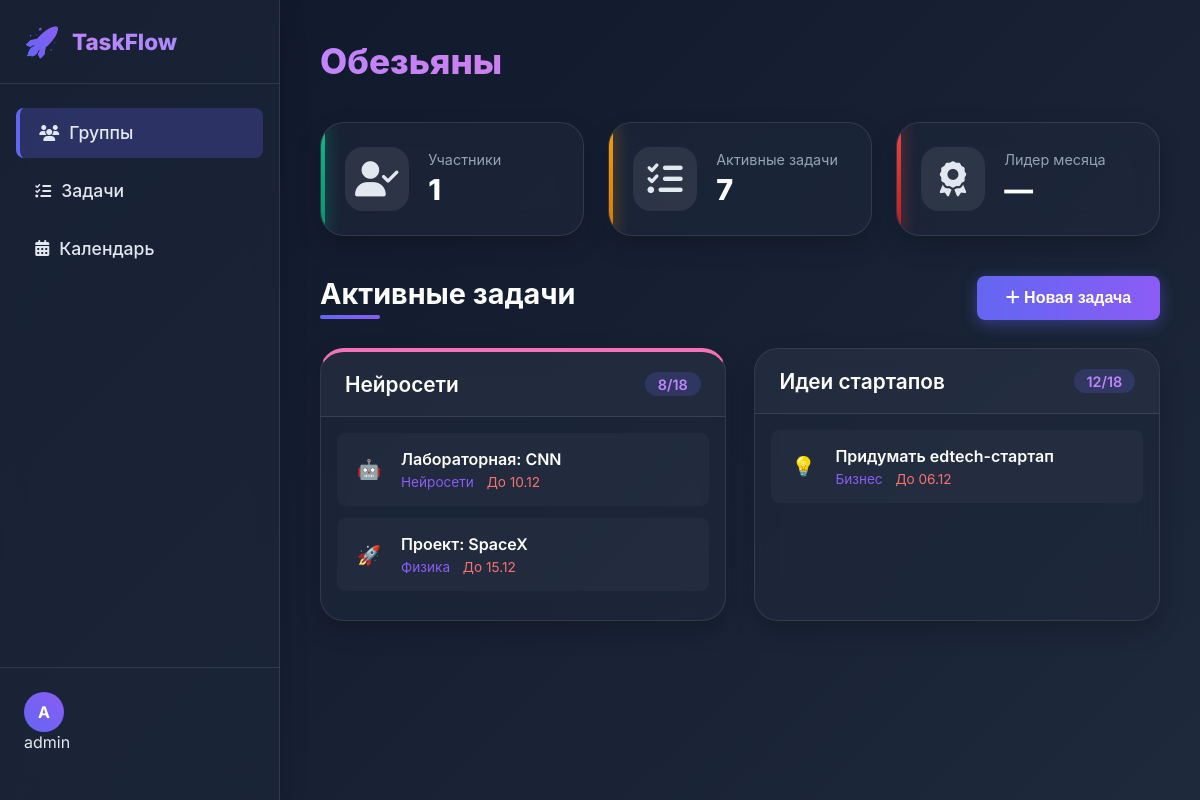
The app's page /group/4/ (signed in), older data.
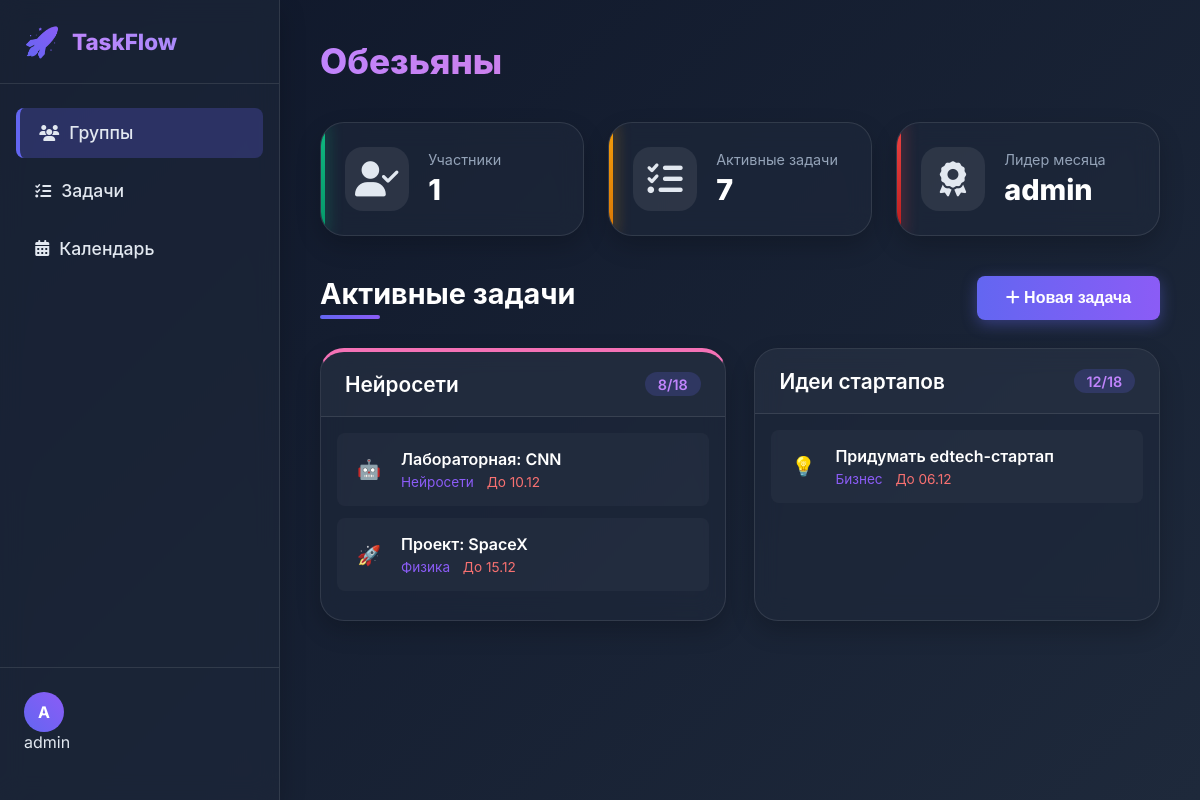
The same page, newer data.
### tasks/models.py (models this page shows, shortened)
class UserStats(models.Model):
    streak = models.PositiveIntegerField(default=0)
    total_points = models.PositiveIntegerField(default=0)
    last_completed_date = models.DateField(null=True, blank=True)
    user = models.OneToOneField(User, on_delete=models.CASCADE, related_name="stats")

### tasks/views.py (the view)
# urls.py: path('group/<int:group_id>/', task_views.group_detail, name='group_detail'),
@login_required
def group_detail(request, group_id):
    group = get_object_or_404(ClassGroup, id=group_id)
    user_tasks = UserTask.objects.filter(user=request.user, task__group=group).order_by('task__deadline')
    members = group.members.all()
    leaderboard = UserStats.objects.filter(user__in=members).order_by('-total_points')
    context = {
        'group': group,
        'tasks': user_tasks,
        'members': members,
        'leaderboard': leaderboard,
    }
    return render(request, 'tasks/group_detail.html', context)

### tasks/templates/tasks/group_detail.html (shortened to what the changed rows need)
{% extends "base.html" %}
{% load static %}
{% block head %}
  <link rel="stylesheet" href="{% static 'css/group_detail.css' %}">
  <link rel="stylesheet" href="https://cdnjs.cloudflare.com/ajax/libs/font-awesome/6.4.0/css/all.min.css">
{% endblock %}
{% block content %}
<div class="dashboard">
    <main class="main-content">
        <div class="page-header">
            <h1>{{ group.name }}</h1>
        </div>
        <div class="stats-grid">
            <div class="stat-card neon-warning" id="leaders-card" style="cursor:pointer;">
                <div class="stat-details">
                    <span class="stat-label">Лидер месяца</span>
                    <span class="stat-value">
                        {% if leaderboard %}
                            {{ leaderboard.0.user.username }}
                        {% else %}
                            —
                        {% endif %}
                    </span>
                </div>
            </div>
        </div>
        <div class="tasks-section">
            <div class="section-header">
                <h2>Активные задачи</h2>
            </div>
        </div>
    </main>
</div>
{% endblock %}

Row changes from the older to the newer data that the page shows:
added UserStats: user.username "admin"
